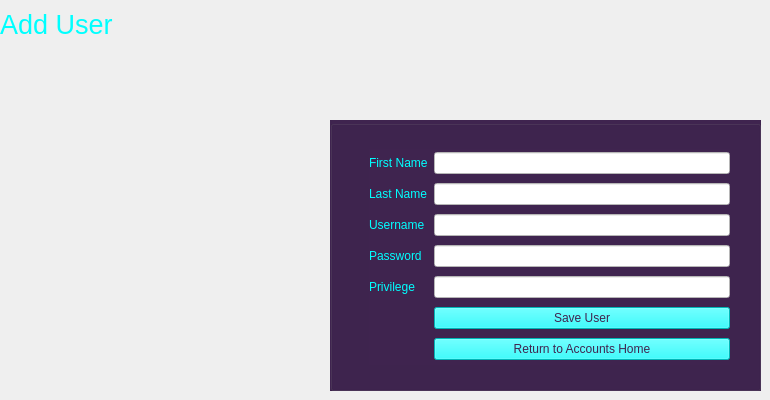
    <widget class="QWidget" name="addUserPage">
     <widget class="QLabel" name="addUserLabel_2">
      <property name="geometry">
       <rect>
        <x>0</x>
        <y>0</y>
        <width>270</width>
        <height>50</height>
       </rect>
      </property>
      <property name="styleSheet">
       <string notr="true">font: 87 8pt &quot;Segoe UI Black&quot;;</string>
      </property>
      <property name="text">
       <string>&lt;html&gt;&lt;head/&gt;&lt;body&gt;&lt;p&gt;&lt;span style=&quot; font-size:20pt; color:#00ffff;&quot;&gt;Add User&lt;/span&gt;&lt;/p&gt;&lt;/body&gt;&lt;/html&gt;</string>
      </property>
     </widget>
     <widget class="QGroupBox" name="addUserGroupBox">
      <property name="geometry">
       <rect>
        <x>330</x>
        <y>120</y>
        <width>431</width>
        <height>271</height>
       </rect>
      </property>
      <property name="styleSheet">
       <string notr="true">background-color:rgb(63, 36, 79);</string>
      </property>
      <property name="title">
       <string/>
      </property>
      <widget class="QWidget" name="gridLayoutWidget_2">
       <property name="geometry">
        <rect>
         <x>39</x>
         <y>29</y>
         <width>361</width>
         <height>216</height>
        </rect>
       </property>
       <layout class="QGridLayout" name="addUserGridLayout">
        <item row="0" column="0">
         <widget class="QLabel" name="addUserLabelName">
          <property name="styleSheet">
           <string notr="true">font: 87 8pt &quot;Segoe UI Black&quot;;</string>
          </property>
          <property name="text">
           <string>&lt;html&gt;&lt;head/&gt;&lt;body&gt;&lt;p&gt;&lt;span style=&quot; color:#00ffff;&quot;&gt;First Name&lt;/span&gt;&lt;/p&gt;&lt;/body&gt;&lt;/html&gt;</string>
          </property>
         </widget>
        </item>
        <item row="0" column="1">
         <widget class="QLineEdit" name="addUserLineEditFirstName">
          <property name="styleSheet">
           <string notr="true">background-color: rgb(255, 255, 255);</string>
          </property>
         </widget>
        </item>
        <item row="3" column="0">
         <widget class="QLabel" name="addUserLabelPassword">
          <property name="styleSheet">
           <string notr="true">font: 87 8pt &quot;Segoe UI Black&quot;;</string>
          </property>
          <property name="text">
           <string>&lt;html&gt;&lt;head/&gt;&lt;body&gt;&lt;p&gt;&lt;span style=&quot; color:#00ffff;&quot;&gt;Password&lt;/span&gt;&lt;/p&gt;&lt;/body&gt;&lt;/html&gt;</string>
          </property>
         </widget>
        </item>
        <item row="5" column="1">
         <widget class="QPushButton" name="saveUserButton">
          <property name="styleSheet">
           <string notr="true">background-color: rgb(0, 255, 255);
font: 87 8pt &quot;Segoe UI Black&quot;;
color: rgb(63, 36, 79);</string>
          </property>
          <property name="text">
           <string>Save User</string>
          </property>
         </widget>
        </item>
        <item row="2" column="0">
         <widget class="QLabel" name="addUserLabelUsername">
          <property name="styleSheet">
           <string notr="true">font: 87 8pt &quot;Segoe UI Black&quot;;</string>
          </property>
          <property name="text">
           <string>&lt;html&gt;&lt;head/&gt;&lt;body&gt;&lt;p&gt;&lt;span style=&quot; color:#00ffff;&quot;&gt;Username&lt;/span&gt;&lt;/p&gt;&lt;/body&gt;&lt;/html&gt;</string>
          </property>
         </widget>
        </item>
        <item row="6" column="1">
         <widget class="QPushButton" name="returnAccountsButton1">
          <property name="styleSheet">
           <string notr="true">background-color: rgb(0, 255, 255);
font: 87 8pt &quot;Segoe UI Black&quot;;
color: rgb(63, 36, 79);</string>
          </property>
          <property name="text">
           <string>Return to Accounts Home</string>
          </property>
         </widget>
        </item>
        <item row="1" column="1">
         <widget class="QLineEdit" name="addUserLineEditLastName">
          <property name="styleSheet">
           <string notr="true">background-color: rgb(255, 255, 255);</string>
          </property>
         </widget>
        </item>
        <item row="2" column="1">
         <widget class="QLineEdit" name="addUserLineEditUsername">
          <property name="styleSheet">
           <string notr="true">background-color: rgb(255, 255, 255);</string>
          </property>
         </widget>
        </item>
        <item row="1" column="0">
         <widget class="QLabel" name="lastNameLabel">
          <property name="styleSheet">
           <string notr="true">font: 87 8pt &quot;Segoe UI Black&quot;;</string>
          </property>
          <property name="text">
           <string>&lt;html&gt;&lt;head/&gt;&lt;body&gt;&lt;p&gt;&lt;span style=&quot; color:#00ffff;&quot;&gt;Last Name&lt;/span&gt;&lt;/p&gt;&lt;/body&gt;&lt;/html&gt;</string>
          </property>
         </widget>
        </item>
        <item row="3" column="1">
         <widget class="QLineEdit" name="addUserLineEditPassword">
          <property name="styleSheet">
           <string notr="true">background-color: rgb(255, 255, 255);</string>
          </property>
         </widget>
        </item>
        <item row="4" column="1">
         <widget class="QLineEdit" name="addUserLineEditPrivilege">
          <property name="styleSheet">
           <string notr="true">background-color: rgb(255, 255, 255);</string>
          </property>
         </widget>
        </item>
        <item row="4" column="0">
         <widget class="QLabel" name="privilegeLabel">
          <property name="styleSheet">
           <string notr="true">font: 87 8pt &quot;Segoe UI Black&quot;;</string>
          </property>
          <property name="text">
           <string>&lt;html&gt;&lt;head/&gt;&lt;body&gt;&lt;p&gt;&lt;span style=&quot; color:#00ffff;&quot;&gt;Privilege&lt;/span&gt;&lt;/p&gt;&lt;/body&gt;&lt;/html&gt;</string>
          </property>
         </widget>
        </item>
       </layout>
      </widget>
     </widget>
    </widget>
